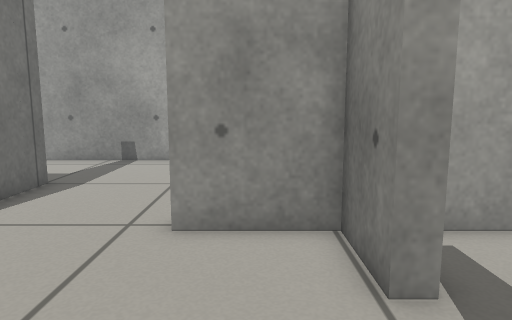
[1] (above)

20 first-person views from a walk through a world built for the Gazebo simulator. The camera is 0.57 m above the floor, tilts 8° down and sees 70° across. The floor is counted in squares, 0.25 m on a side. Each view is taken from the middle of a square. On the plan, view 1 faces up. The plan holds only what a view shows up to about 20 squares ahead; the rest is blank.

[2]
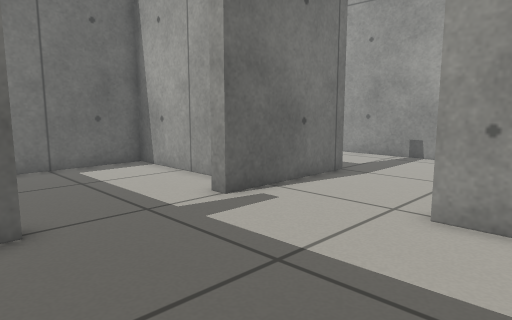

[3]
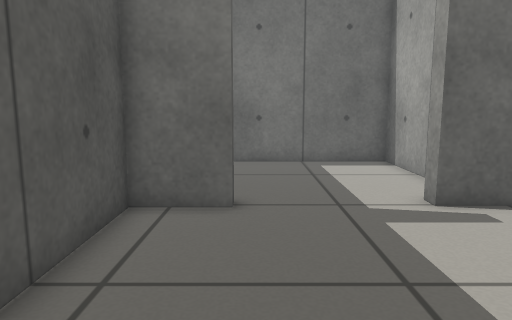

[4]
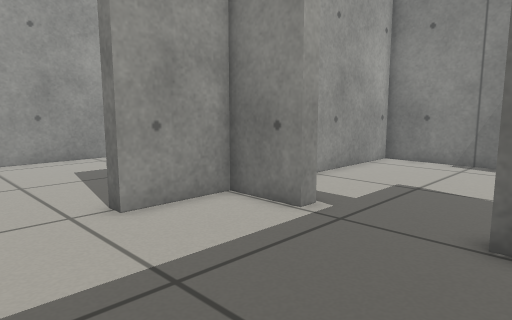

[5]
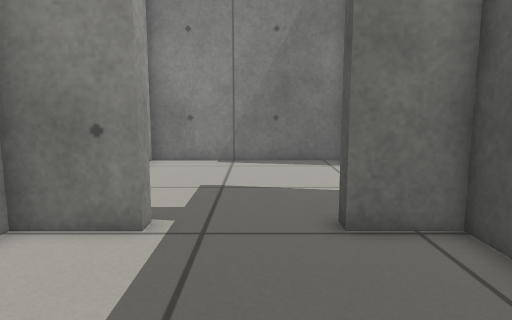

[6]
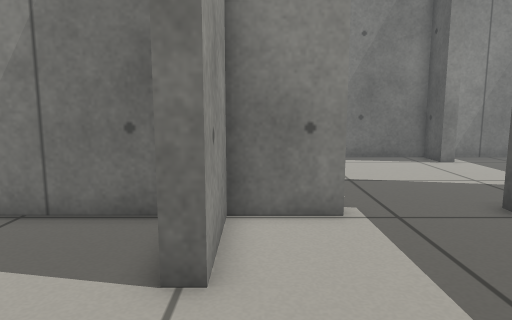

[7]
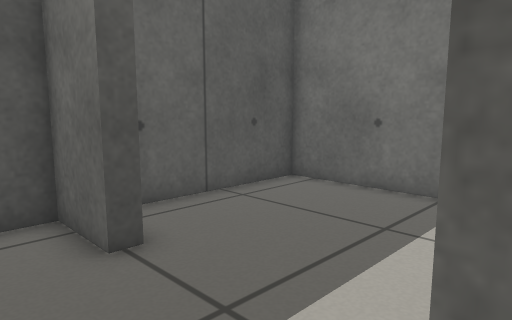

[8]
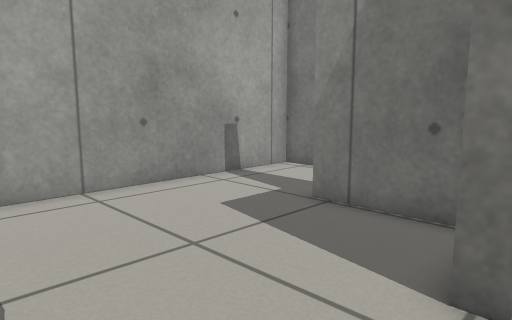

[9]
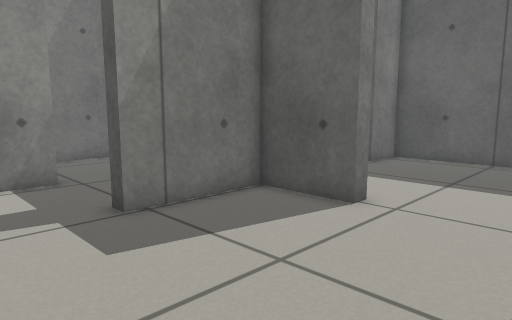

[10]
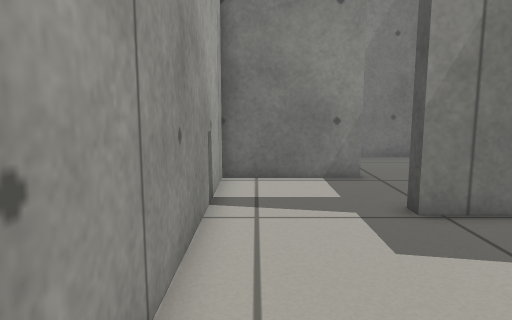

[11]
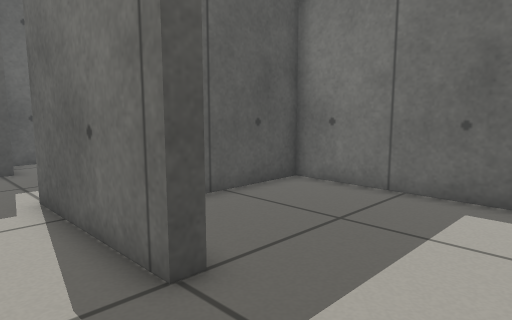

[12]
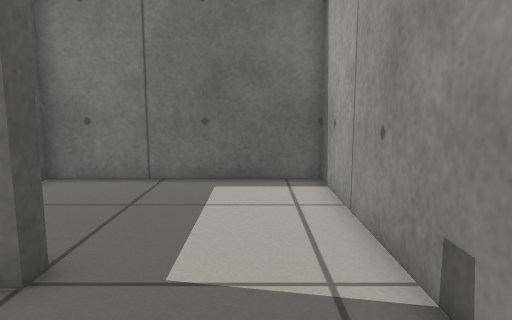

[13]
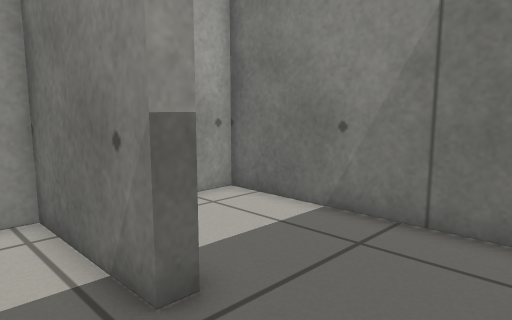

[14]
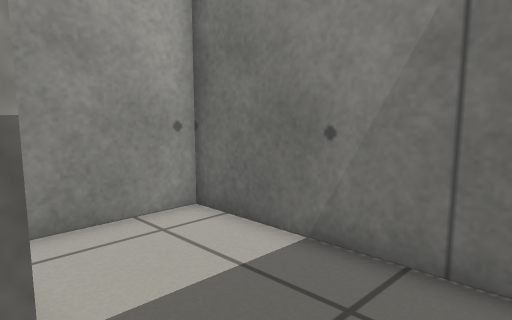

[15]
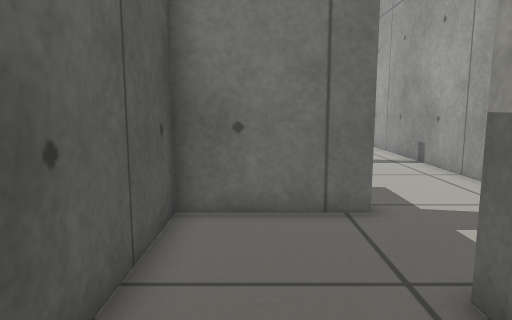

[16]
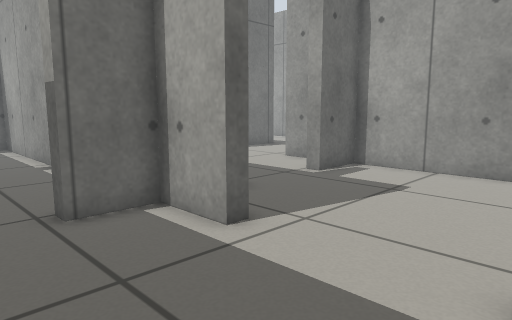

[17]
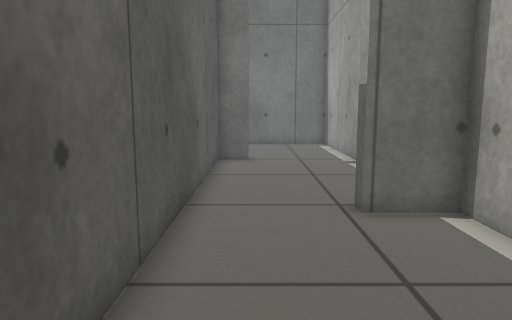

[18]
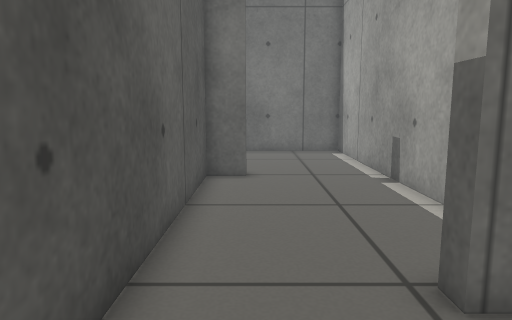

[19]
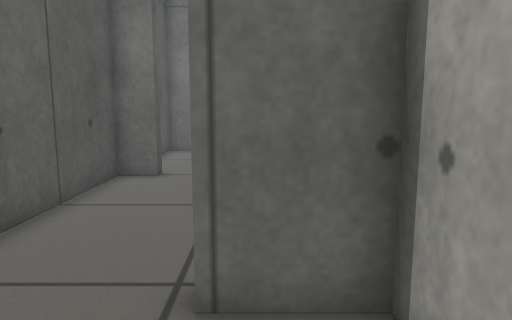

[20]
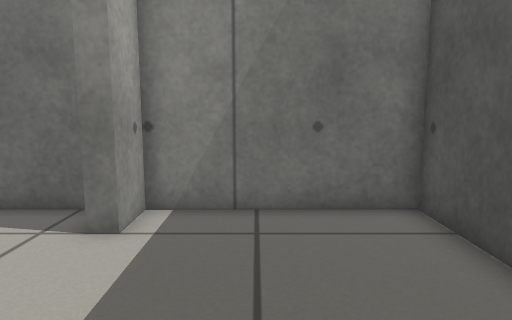

### Floor plan
Points are (right, up) in squares from view 1. A wall is a line through its corners. A room is listed if a view was taken in it or the views show most of it. See-through windows are left out.
Room 1 (views 1, 2, 4, 5, 6, 7, 8)
walls: (-6.9, 0.5) (-6.4, 0.5) (-6.4, -2) (1.6, -1.9) (1.6, 0.5); (1.6, 4.1) (1.6, 6.6) (-1.6, 6.6); (-6.4, 6.4) (-6.4, 5.2) (-7, 5.2)
ways out: opening at (2, 2.5) to room 2; opening at (-4, 7) to room 3; opening at (-7, 3) to room 8
Room 2 (view 3)
walls: (1.6, 0.5) (2.2, 0.5); (9.5, -1.8) (11.1, -1.8) (11.1, 6.6) (2.2, 6.6) (2.2, 4.1) (1.6, 4.1)
ways out: opening at (2, 2.5) to room 1; opening at (7, -2) to room 6
Room 3 (views 9, 10, 11, 12)
walls: (-7, 11) (-6.4, 11) (-6.4, 6.4); (-1.6, 6.6) (-1.6, 7.2) (1.6, 7.2) (1.6, 11.5); (1.4, 16.1) (-7.5, 16.1)
ways out: opening at (-4, 7) to room 1; opening at (2, 13.5) to room 4; opening at (-7, 13.5) to room 9
Room 4 (view 13)
walls: (5.9, 11.5) (5.9, 16.1) (1.4, 16.1); (1.6, 11.5) (2.2, 11.5) (2.2, 7.2) (5.5, 7.2)
ways out: opening at (2, 13.5) to room 3; opening at (6, 9.5) to room 5
Room 5 (views 14, 15)
walls: (6.6, 11.5) (5.9, 11.5); (5.5, 7.2) (7.7, 7.2); (11.1, 7.6) (11.1, 16.1) (7.5, 16.1)
ways out: opening at (6, 9.5) to room 4
Room 6 (views 16, 17, 18, 19, 20)
walls: (4.7, -1.9) (4.7, -2.5) (2.2, -2.5) (2.2, -4.7) (1.5, -4.7); (1.6, -8.7) (11.1, -8.7) (11.1, -2.5) (9.5, -2.5) (9.5, -1.8)
ways out: opening at (7, -2) to room 2; opening at (2, -6.5) to room 7
Room 7 (no view inside)
walls: (-6.9, -7.3) (-6.4, -7.3) (-6.4, -8.7) (1.6, -8.7); (-2.4, -2.5) (-13.7, -2.5) (-13.7, -8.7) (-11.9, -8.7)
ways out: opening at (2, -6.5) to room 6
Room 8 (no view inside)
walls: (-8.8, 6.6) (-13.7, 6.6) (-13.7, -2) (-7.2, -2)
ways out: opening at (-7, 3) to room 1
Room 9 (no view inside)
walls: (-7.5, 16.1) (-13.7, 16.1) (-13.7, 7.2) (-9.8, 7.2)
ways out: opening at (-7, 13.5) to room 3

Positions as (right, up) in squares from view 1, and headings:
1: (0, 0), facing up
2: (1, -1), facing up-left
3: (2, 1), facing left
4: (-5, -1), facing up-right
5: (-5, 2), facing right
6: (-6, 6), facing right
7: (-4, 6), facing down-left
8: (-6, 6), facing up-right
9: (-6, 15), facing down-right
10: (-6, 15), facing right
11: (-4, 15), facing down-left
12: (-2, 14), facing left
13: (4, 8), facing up-right
14: (6, 9), facing up-right
15: (10, 9), facing left
16: (10, -7), facing up-left
17: (10, -7), facing left
18: (6, -7), facing left
19: (6, -4), facing left
20: (3, -5), facing right
